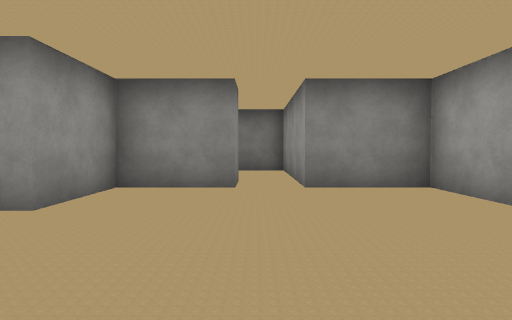
View 1 (above)

21 first-person views from a walk through a scene from a Unity 3-D project. The camera is 1.4 m above the floor, tilts 2° down and sees 75° across. The floor is counted in squares, 2 m on a side. Each view is taken from the middle of a square. On the plan, view 1 faces up. The plan holds only what a view shows up to about 10 squares ahead; the rest is blank. The place goes on beyond the plan. Some surface patterns are stand-ins.

View 2
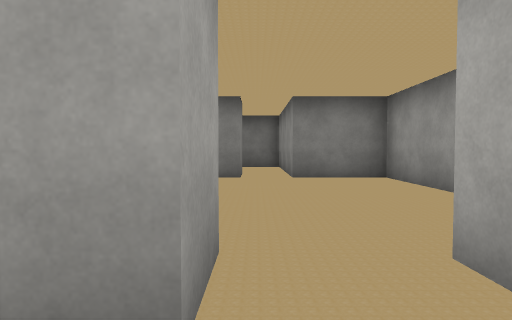

View 3
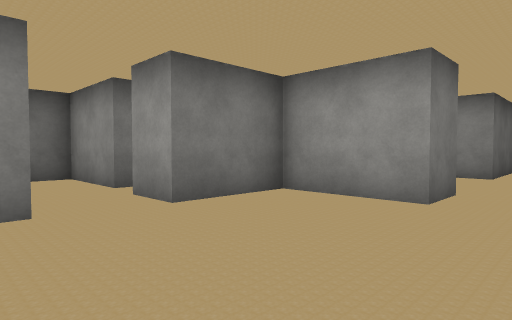

View 4
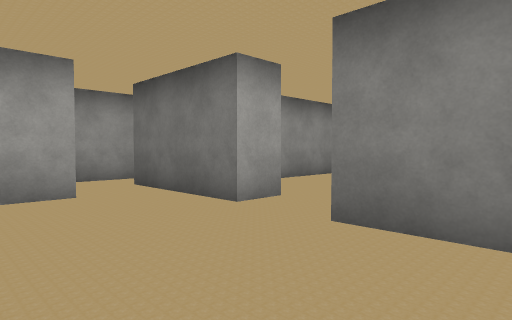

View 5
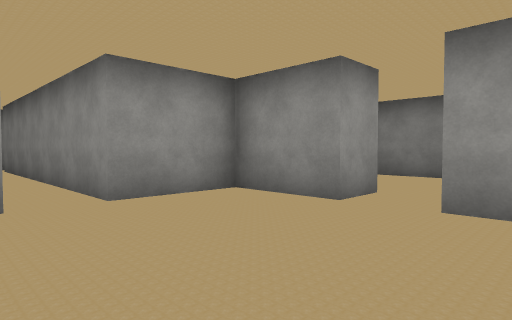

View 6
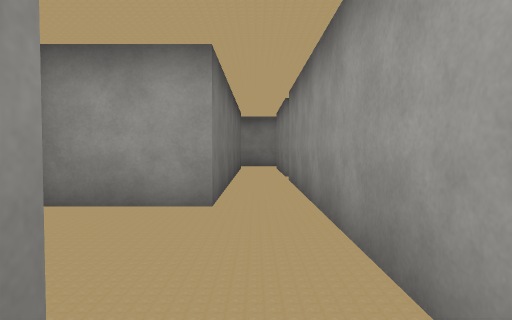

View 7
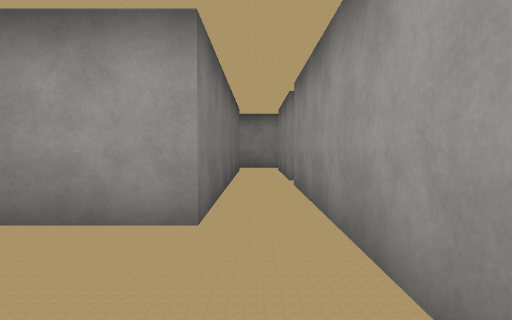

View 8
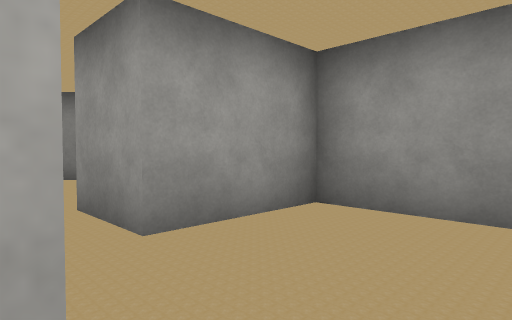

View 9
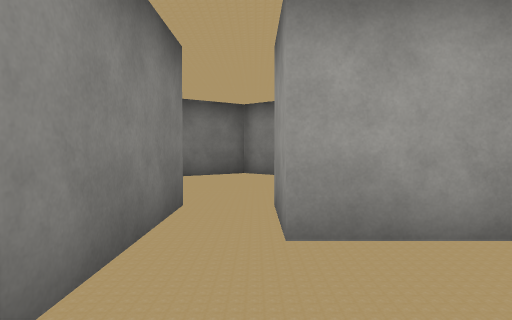

View 10
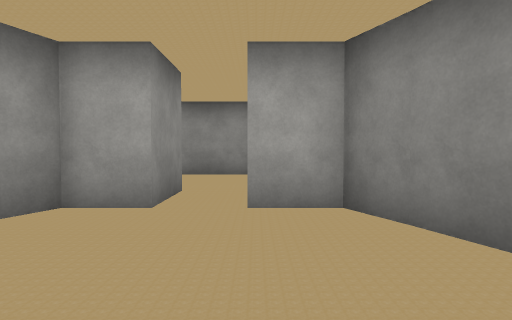

View 11
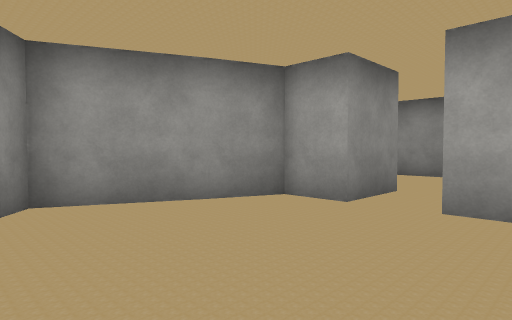

View 12
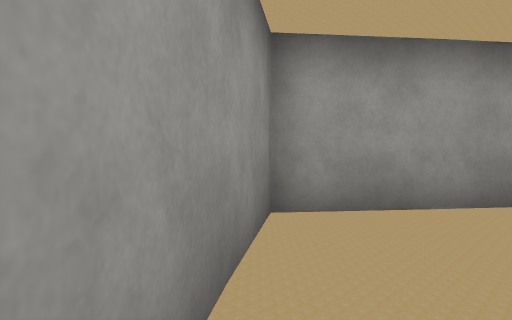

View 13
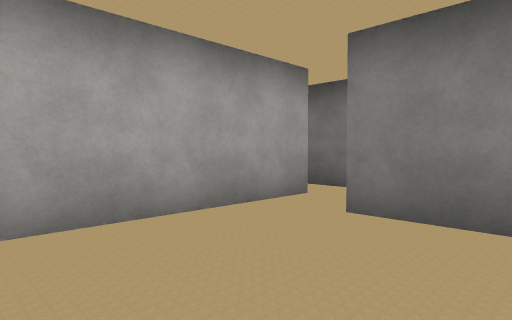

View 14
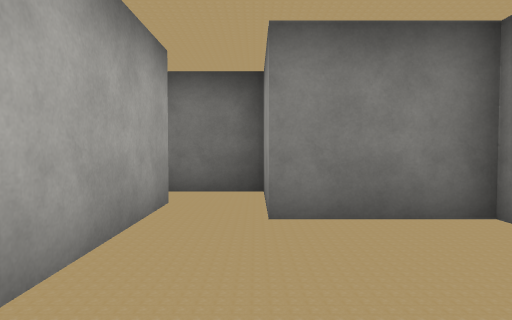

View 15
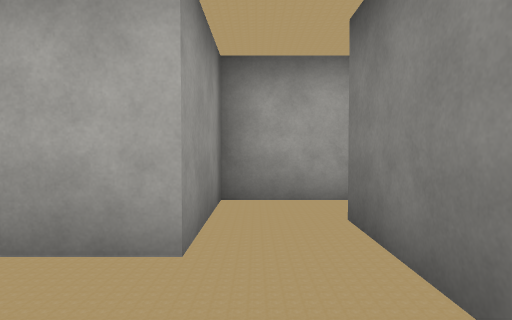

View 16
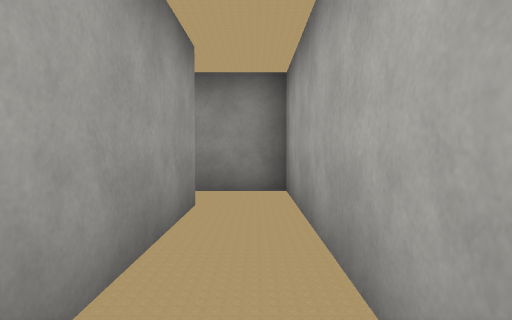

View 17
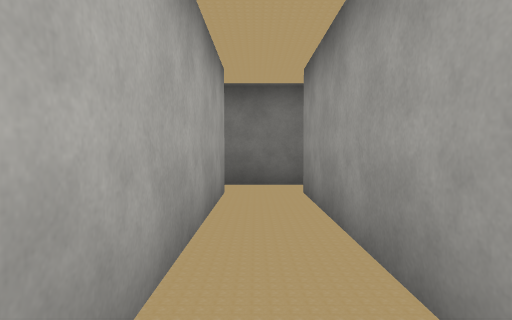

View 18
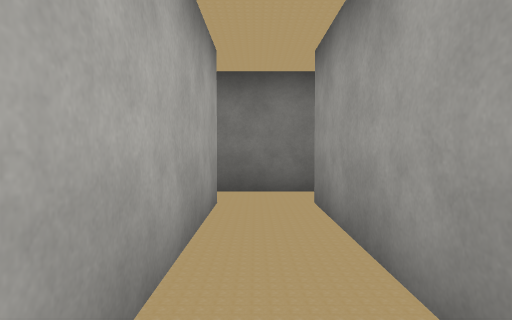

View 19
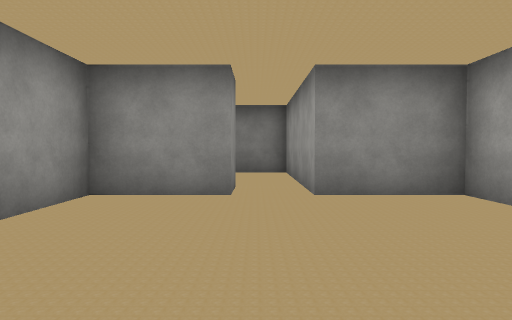

View 20
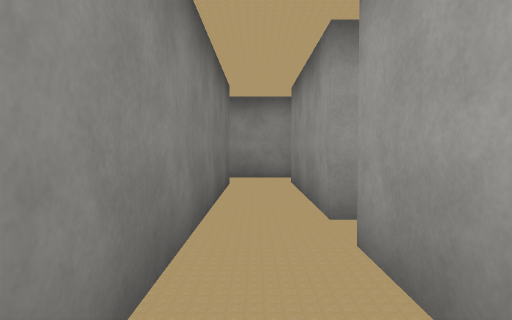

View 21
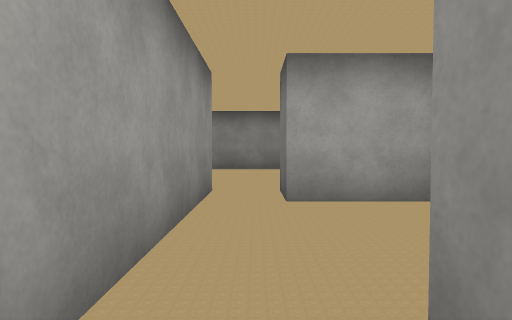

### Floor plan
Points are (right, up) in squares from view 1. A wall is a line through its corners. A room is listed if a view was taken in it or the views show most of it. See-through windows are left out.
Room 1 (views 1, 2, 3, 4, 5, 6, 8, 13, 14, 15, 19)
walls: (1.3, -0.9) (1.3, 0.1) (2.5, 0.1); (-0.4, -1.9) (-0.4, -4.3) (1.9, -4.3); (3.1, 1.5) (3.1, 6) (0.9, 6) (0.9, 7.5); (-3.6, 2.5) (-2.5, 2.5) (-2.5, 0.1) (-0.4, 0.1) (-0.4, -0.9); (-0.4, 7.1) (-0.4, 6) (-2.5, 6) (-2.5, 3.7) (-3.5, 3.7); (3.1, -4.4) (3.1, -1.4)
ways out: opening at (-3, 3) to room 2; opening at (0, 6.5) to room 3; opening at (3.5, 1) to room 5; opening at (2, -5) to room 6
Room 2 (views 7, 20, 21)
walls: (-3.5, 3.7) (-10.4, 3.7); (-3.6, 0.6) (-3.6, 2.5); (-11.2, 3.7) (-13.5, 3.7); (-13.5, 2.5) (-7, 2.5) (-7, 0.4)
ways out: opening at (-3, 3) to room 1; opening at (-11, 3)
Room 3 (view 9)
walls: (0.9, 7.5) (0.9, 10.6) (-2.5, 10.6) (-2.5, 8.2) (-4.1, 8.2); (-4.1, 7.1) (-1.1, 7.1)
ways out: opening at (0, 6.5) to room 1; opening at (-3.5, 8) to room 4
Room 4 (views 10, 11, 12)
walls: (-4.1, 8.2) (-4.1, 9.2) (-7.1, 10.6) (-9.5, 7.6) (-7.4, 5); (-5.8, 5.3) (-4.1, 5.9) (-4.1, 7.1)
ways out: opening at (-3.5, 8) to room 3
Room 5 (views 16, 17, 18)
walls: (5.5, -5.2) (5.5, 1.5) (3.1, 1.5); (2.5, 0.1) (4.2, 0.1) (4.2, -5.2)
ways out: opening at (3.5, 1) to room 1; opening at (3.5, -6) to room 6; opening at (6, -6)
Room 6 (no view inside)
walls: (1.9, -4.3) (1.9, -6.1); (3.1, -5.4) (3.1, -4.4)
ways out: opening at (2, -5) to room 1; opening at (3.5, -6) to room 5

Where each view was taken, in squares from view 1:
view 1: 0 up, 0 right, facing up
view 2: 2 down, 0 right, facing up
view 3: 4 up, 2 right, facing down-left
view 4: 3 up, 2 left, facing down-right
view 5: 2 up, 2 right, facing up-left
view 6: 3 up, 3 left, facing left
view 7: 3 up, 4 left, facing left
view 8: 7 up, 0 right, facing up-left
view 9: 8 up, 0 right, facing left
view 10: 7 up, 8 left, facing right
view 11: 6 up, 8 left, facing up-right
view 12: 5 up, 7 left, facing up-left
view 13: 1 down, 0 right, facing down-right
view 14: 1 down, 2 right, facing down
view 15: 1 up, 1 right, facing right
view 16: 4 down, 5 right, facing up
view 17: 0 up, 5 right, facing down
view 18: 1 down, 5 right, facing down
view 19: 1 up, 0 right, facing up
view 20: 3 up, 8 left, facing left
view 21: 3 up, 8 left, facing right
